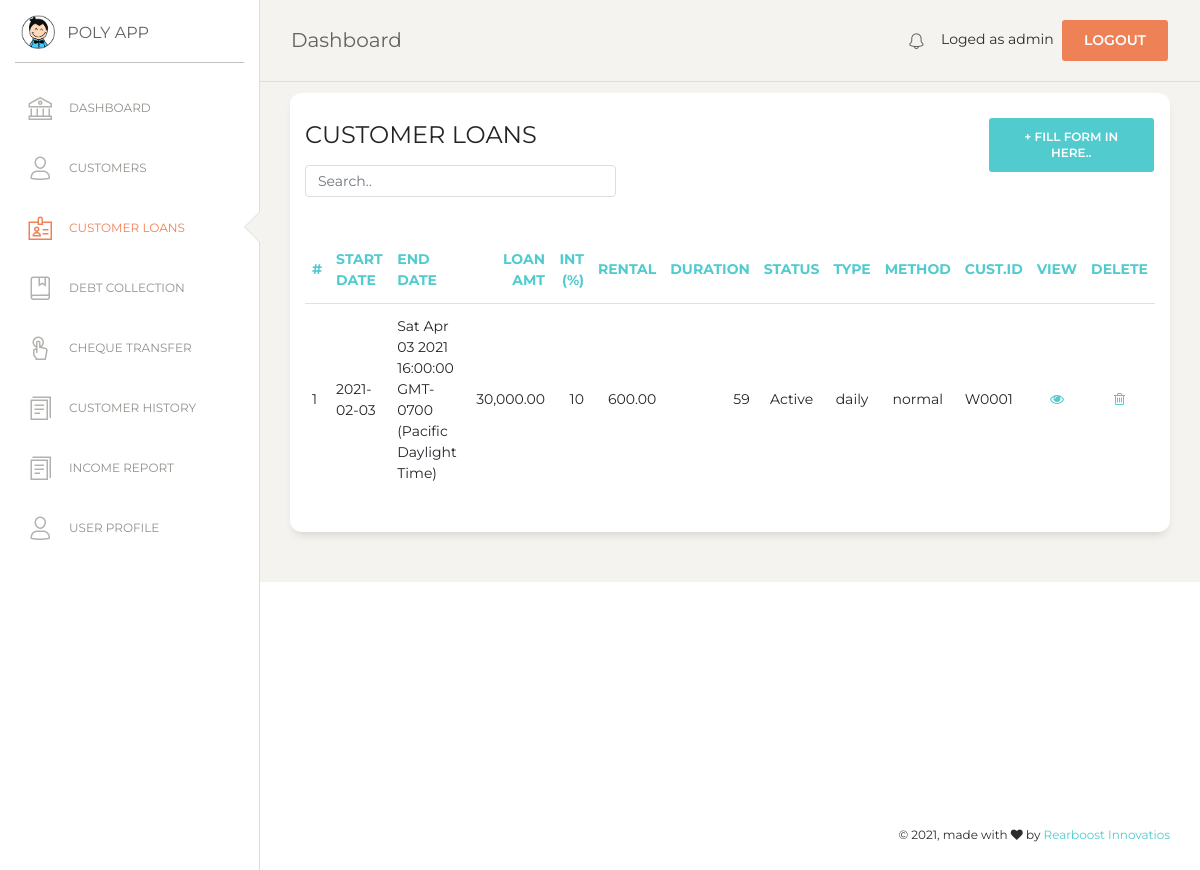
/customer_loan.php (signed in), run on the app's committed database.
### tables this page shows
CREATE TABLE `loan` (
  `loan_no` int(7) NOT NULL,
  `l_date` date NOT NULL,
  `amount` double(10,2) NOT NULL,
  `interest` int(5) NOT NULL,
  `no_installements` int(11) NOT NULL,
  `rental` double(10,2) NOT NULL,
  `duration` int(11) NOT NULL,
  `end_date` text NOT NULL,
  `cust_id` varchar(10) NOT NULL,
  `l_status` tinyint(4) NOT NULL,
  `l_type` varchar(10) NOT NULL,
  `l_method` varchar(10) NOT NULL
);

### customer_loan.php (the view, shortened to what this page needs)
<?php
if (!isset($_SESSION['loged_user'])) {
    header('location: login.php');
}else {
$con = mysqli_connect(DB_HOSTNAME,DB_USERNAME,DB_PASSWORD);
mysqli_select_db($con,DB_NAME);
?>
<!DOCTYPE html>
<html lang="en">
<head>
  <link href="https://maxcdn.bootstrapcdn.com/font-awesome/latest/css/font-awesome.min.css" rel="stylesheet">
  <link href="assets/css/bootstrap.min.css" rel="stylesheet" />
  <link href="assets/css/paper-dashboard.css?v=2.0.1" rel="stylesheet" />
  <link href="assets/demo/demo.css" rel="stylesheet" />
</head>
<body class="">
  <div class="wrapper ">
    <?php include('include/sidebar.php');  ?>
    <div class="main-panel">
      <?php include('include/nav.php');  ?>
      <div class="content">
      <div class="row">
          <div class="col-md-12">
            <div class="card">
              <div class="row">
              <div class="col-md-9">
              <div class="card-header">
                <h4 class="card-title"> CUSTOMER LOANS</h4>
                <input class="form-control myInput" id="myInput" type="text" placeholder="Search..">
              </div>
              </div>
              <div class="col-md-3">
                 <div class="card-header">
                    <button type="button" class="btn btn-primary add-btn" data-toggle="modal" data-target="#Form1">+ Fill Form in here..
                    </button>
                 </div>
              </div>
              </div>
              <div class="card-body">
              </div>
              <div class="card-body">
                <div class="table-responsive">
                  <table class="table" id="myTable">
                    <thead class="text-primary">
                      <th>                      #           </th>
                      <th>                      Start Date  </th>
                      <th>                      End Date    </th>
                      <th class="text-right">   Loan Amt    </th>
                      <th class="text-right">   Int (%)     </th>
                      <th class="text-right">   Rental      </th>
                      <th class="text-right">   Duration    </th>
                      <th class="text-center">  Status      </th>
                      <th class="text-center">  Type        </th>
                      <th class="text-center">  Method      </th>
                      <th>                      cust.ID     </th>
                      <th class="text-center">  View 				</th>
                      <th class="text-center">  Delete 			</th>
                    </thead>
                    <tbody>
                      <?php
                      $sql=mysqli_query($con,"SELECT * FROM loan");
                      $numRows = mysqli_num_rows($sql);
                      if($numRows > 0) {
                        while($row = mysqli_fetch_assoc($sql)) {
                        $l_status = $row['l_status'];
                        if($l_status==1){
                          $view_satus = "Active";
                        }else{
                          $view_satus = "Closed";
                        }
                          ?>
                    <tr>
                      <td>                   <?php echo $row['loan_no']?>  </td>
                      <td>                   <?php echo $row['l_date']?>   </td>
                      <td>                   <?php echo $row['end_date']?>   </td>
                      <td class="text-right"><?php echo number_format($row['amount'],2)?>  </td>
                      <td class="text-right"><?php echo $row['interest']?> </td>
                      <td class="text-right"><?php echo number_format($row['rental'],2)?> </td>
                      <td class="text-right"><?php echo $row['duration']?> </td>
                      <td class="text-center"><?php echo $view_satus; ?> </td>
                      <td class="text-center"><?php echo $row['l_type'] ?> </td>
                      <td class="text-center"><?php echo $row['l_method'] ?> </td>
                      <td>                    <?php echo $row['cust_id'] ?>  </td>
                      <td class="text-center">
                        <a href="#" onclick="editView(<?php echo $row['loan_no']; ?>)" name="edit">
                        <i class="fa fa-eye" aria-hidden="true"></i></a>
                      </td>
                      <td class="text-center">
                        <a href="#" onclick="confirmation('event','<?php echo $row['loan_no']; ?>')"  name="delete">
                        <i class="fa fa-trash-o" aria-hidden="true"></i></a>
                      </td>
                    </tr>
                    </tbody>
                           <?php
                        }
                      }
                    ?>
                    </table>
                </div>
              </div>
              </div>
            </div>
          </div>
          </div>
        </div>
        </div>
       <?php include('include/footer.php');  ?>
</body>
</html>
<?php
}
?>

### assets/demo/demo.css (style rules this page uses)
.add-btn { float: right !important; }
.myInput { width: 50% !important; }

### data on the page
loan: loan_no "1", l_date "2021-02-03", end_date "Sat Apr 03 2021 16:00:00 GMT-0700 (Pacific Daylight Time)", amount "30,000.00", interest "10", rental "600.00", duration "59", l_status "Active", l_type "daily", l_method "normal", cust "W0001"

### other printed values
$_SESSION['loged_user'] "admin"
